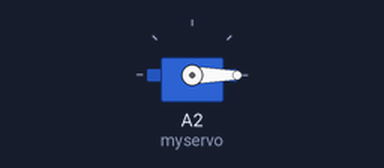
Recording of a sketch running on a simulated Arduino Uno, built with avr-gcc and run on an emulated ATmega328P. Parts: servo.

Above: at 0.05 s.
At 1.5 s:
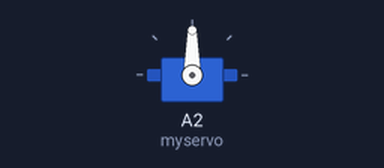
At 3.0 s:
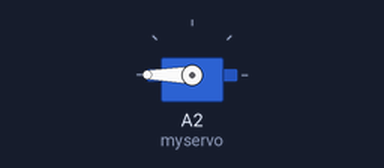
Timing chart, 0 to 6.9 s (numbered marks = the images above):
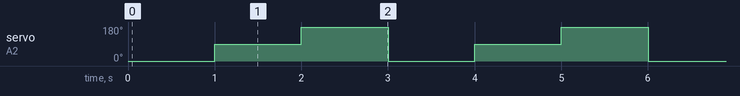

Measured:
- by itself, servo on A2 (myservo): repeats every 3.0 s: 180° 1.0 s, 0° 1.0 s, 90° 1.0 s

The sketch:

Lab4-1.ino
```cpp
#include <Servo.h>
Servo myservo; //ประกาศตัวแปรแทน Servo

void setup() {

  myservo.attach(A2); // กำหนดขาควบคุม Servo
}

void loop() {

  myservo.write(0); // สั่งให้ Servo หมุนไปองศาที่ 0
  delay(1000); // หน่วงเวลา 1000ms
  myservo.write(90); // สั่งให้ Servo หมุนไปองศาที่ 90
  delay(1000); // หน่วงเวลา 1000ms
  myservo.write(180); // สั่งให้ Servo หมุนไปองศาที่ 180
  delay(1000); // หน่วงเวลา 1000ms
}
```
